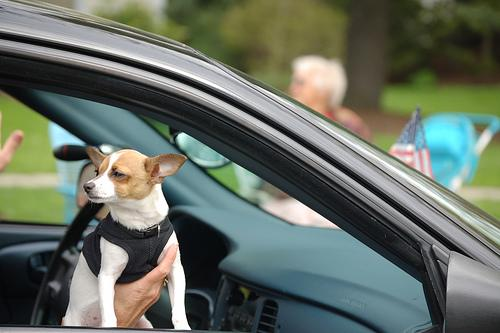
#> input picture images/Images/n02085620-Chihuahua/n02085620_1492.jpg, 500 x 333 px, found by its file name; its folder holds only this picture in this run
$ jupyter execute --allow-errors Module2_Colab.ipynb   (shell and % lines are left out)
#> lines starting #> are read from the running program, lines starting #| are printed output that depends on the picture
# 🐕 Module 2: Classical Feature-Based Vision

**50-Breed Subset | HOG + LBP + SIFT | SVM Classification**

[cell 1]
# ============ STEP 1: SETUP ============

import cv2
import numpy as np
import matplotlib.pyplot as plt
import seaborn as sns
import os
from google.colab import files, drive
from skimage.feature import hog, local_binary_pattern
from sklearn.svm import SVC
from sklearn.decomposition import PCA
from sklearn.preprocessing import StandardScaler, LabelEncoder
from sklearn.model_selection import train_test_split
from sklearn.metrics import accuracy_score, confusion_matrix, classification_report
from tqdm import tqdm
import warnings
warnings.filterwarnings('ignore')

print("✅ Step 1 Complete!")

[cell 2]
# ============ STEP 2: CHOOSE DATA SOURCE ============
USE_GOOGLE_DRIVE = True   # True = Google Drive, False = Manual upload

[cell 3]
# ============ STEP 2A: LOAD 50-BREED SUBSET FROM GOOGLE DRIVE ============
if USE_GOOGLE_DRIVE:
    drive.mount('/content/drive')
    DATASET_PATH = '/content/drive/MyDrive/CV-Project/images/Images'

    # === 50 BREEDS SUBSET (VERIFIED) ===
    SELECTED_50_BREEDS = [
        "Chihuahua", "Japanese_spaniel", "Maltese_dog", "Pomeranian", "toy_poodle",
        "Shih-Tzu", "papillon", "Yorkshire_terrier", "miniature_pinscher", "pug",
        "beagle", "basset", "cocker_spaniel", "Border_collie", "Shetland_sheepdog",
        "Australian_terrier", "Welsh_springer_spaniel", "English_springer", "Brittany_spaniel", "French_bulldog",
        "Boston_bull", "Staffordshire_bullterrier", "Pembroke", "Cardigan", "basenji",
        "golden_retriever", "Labrador_retriever", "German_shepherd", "Rottweiler", "Doberman",
        "boxer", "Great_Dane", "Saint_Bernard", "Siberian_husky", "malamute",
        "Samoyed", "collie", "Old_English_sheepdog", "Afghan_hound", "borzoi",
        "whippet", "chow", "Newfoundland", "Great_Pyrenees", "komondor",
        "Weimaraner", "vizsla", "Rhodesian_ridgeback", "bloodhound", "Irish_setter"
    ]

    # VERIFY: Exactly 50 breeds
    assert len(SELECTED_50_BREEDS) == 50, f"Expected 50, got {len(SELECTED_50_BREEDS)}"
    print(f"✅ Using 50-breed subset (verified: {len(SELECTED_50_BREEDS)} breeds)")

    images = []
    labels = []
    MAX_PER_BREED = 30

    folders = os.listdir(DATASET_PATH)
    breed_map = {f.split('-')[1]: f for f in folders if '-' in f}

    loaded_breeds = []
    for breed in tqdm(SELECTED_50_BREEDS, desc="Loading 50 breeds"):
        if breed not in breed_map:
            print(f"  ⚠️ Not found: {breed}")
            continue
        folder = os.path.join(DATASET_PATH, breed_map[breed])
        count = 0
        for f in os.listdir(folder)[:MAX_PER_BREED]:
            if f.endswith('.jpg'):
                img = cv2.imread(os.path.join(folder, f))
#> img is the input picture: shape (333, 500, 3); mean B, G, R 100.1, 111.5, 103.2
                if img is not None:
                    images.append(img)
                    labels.append(breed)
                    count += 1
        if count > 0:
            loaded_breeds.append(breed)

    print(f"\n✅ Loaded {len(images)} images from {len(loaded_breeds)}/50 breeds")

[cell 4]
# ============ STEP 2B: MANUAL UPLOAD (if not using Drive) ============
if not USE_GOOGLE_DRIVE:
    print("📤 Upload images: breedname_1.jpg, breedname_2.jpg")
    uploaded = files.upload()
    images, labels = [], []
    for filename, content in uploaded.items():
        breed = filename.rsplit('_', 1)[0].replace('-', '_').lower()
        img = cv2.imdecode(np.frombuffer(content, np.uint8), cv2.IMREAD_COLOR)
        if img is not None:
            images.append(img)
            labels.append(breed)
    print(f"✅ Loaded {len(images)} images")

[cell 5]
# ============ STEP 3: FEATURE VISUALIZATIONS ============
from skimage.feature import hog as hog_vis

sample_idx = [0, len(images)//3, 2*len(images)//3]

# --- HOG ---
fig, axes = plt.subplots(1, 3, figsize=(12, 4))
fig.suptitle("HOG (Shape Descriptor)", fontsize=12)
for i, idx in enumerate(sample_idx):
    gray = cv2.cvtColor(images[idx], cv2.COLOR_BGR2GRAY)
    resized = cv2.resize(gray, (128, 128))
    _, hog_img = hog_vis(resized, orientations=9, pixels_per_cell=(8,8), cells_per_block=(2,2), visualize=True)
    axes[i].imshow(hog_img, cmap='gray')
    axes[i].set_title(labels[idx][:12])
    axes[i].axis('off')
#> this loop made 3 passes
#> pass 1, `gray = cv2.cvtColor(images[idx], cv2.COLOR_BGR2GRAY)`:
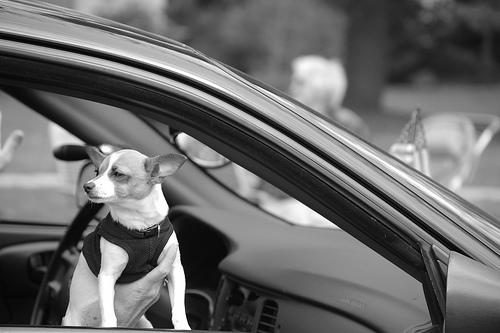
#> gray: shape (333, 500); min 0, max 255, mean 107.7
#> pass 1, `resized = cv2.resize(gray, (128, 128))`:
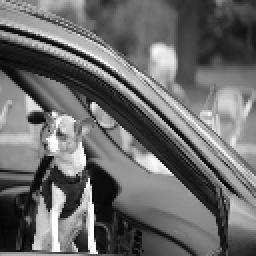
#> resized: shape (128, 128) (shown 2 times larger); min 1, max 255, mean 107.5
#> pass 1, `_, hog_img = hog_vis(resized, orientations=9, pixels_per_cell=(8,8), c..`:
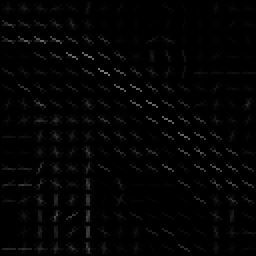
#> hog_img: shape (128, 128) float64 (shown 2 times larger); min 0, max 121.2, mean 3.8
#> after the loop:
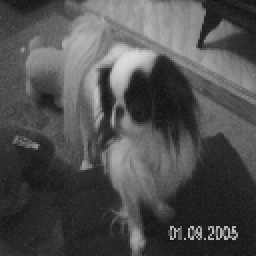
#> resized: shape (128, 128) (shown 2 times larger); min 18, max 219, mean 79.4
plt.tight_layout()
plt.show()
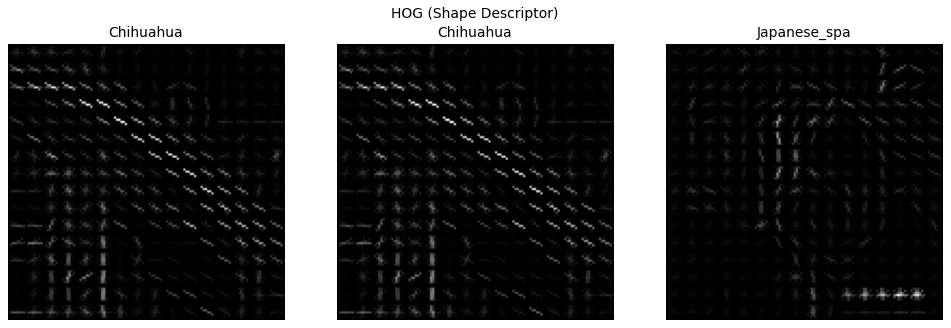
#> figure drawn by matplotlib, 3 panels

# --- SIFT ---
sift = cv2.SIFT_create(nfeatures=100)
fig, axes = plt.subplots(1, 3, figsize=(12, 4))
fig.suptitle("SIFT (Keypoints)", fontsize=12)
for i, idx in enumerate(sample_idx):
    gray = cv2.cvtColor(images[idx], cv2.COLOR_BGR2GRAY)
    kp, _ = sift.detectAndCompute(gray, None)
    img_kp = cv2.drawKeypoints(images[idx], kp, None, flags=cv2.DRAW_MATCHES_FLAGS_DRAW_RICH_KEYPOINTS)
    axes[i].imshow(cv2.cvtColor(img_kp, cv2.COLOR_BGR2RGB))
    axes[i].set_title(f"{labels[idx][:10]} ({len(kp)} kp)")
    axes[i].axis('off')
#> this loop made 3 passes
#> pass 3, `img_kp = cv2.drawKeypoints(images[idx], kp, None, flags=cv2.DRAW_MATCH..`:
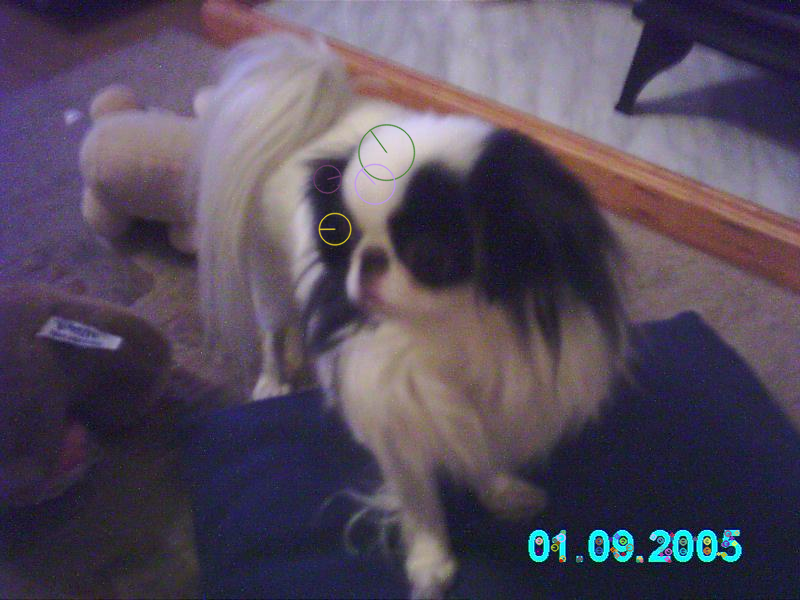
#> img_kp: shape (600, 800, 3); mean of channels 0, 1, 2 91.4, 74.8, 84.7; drawn as B, G, R
plt.tight_layout()
plt.show()
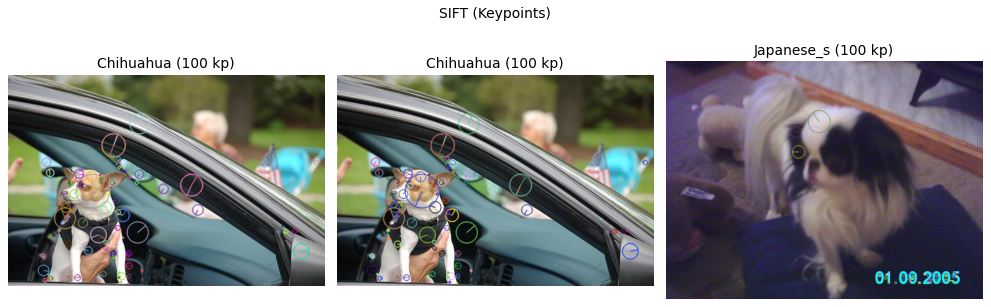
#> figure drawn by matplotlib, 3 panels

# --- LBP ---
fig, axes = plt.subplots(1, 3, figsize=(12, 4))
fig.suptitle("LBP (Texture Descriptor)", fontsize=12)
for i, idx in enumerate(sample_idx):
    gray = cv2.cvtColor(images[idx], cv2.COLOR_BGR2GRAY)
    resized = cv2.resize(gray, (128, 128))
    lbp = local_binary_pattern(resized, P=24, R=3, method='uniform')
    axes[i].imshow(lbp, cmap='jet')
    axes[i].set_title(labels[idx][:12])
    axes[i].axis('off')
#> this loop made 3 passes
#> pass 1, `lbp = local_binary_pattern(resized, P=24, R=3, method='uniform')`:
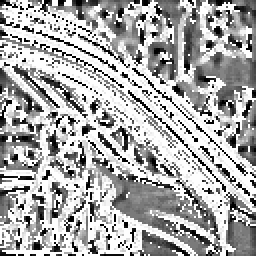
#> lbp: shape (128, 128) float64 (shown 2 times larger); min 0, max 25, mean 16.7; drawn with min black and max white
#> pass 3, `lbp = local_binary_pattern(resized, P=24, R=3, method='uniform')`:
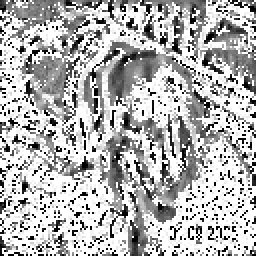
#> lbp: shape (128, 128) float64 (shown 2 times larger); min 0, max 25, mean 17.6; drawn with min black and max white
plt.tight_layout()
plt.show()

print("✅ Visualizations complete (showing 3 samples, processing all 50 breeds)")

[cell 6]
# ============ STEP 4: FEATURE EXTRACTION (ALL 50 BREEDS) ============

def extract_hog(image):
    gray = cv2.cvtColor(image, cv2.COLOR_BGR2GRAY)
    resized = cv2.resize(gray, (128, 128))
    return hog(resized, orientations=9, pixels_per_cell=(8,8), cells_per_block=(2,2), feature_vector=True)

def extract_lbp(image):
    gray = cv2.cvtColor(image, cv2.COLOR_BGR2GRAY)
    resized = cv2.resize(gray, (128, 128))
    lbp = local_binary_pattern(resized, 24, 3, method='uniform')
    h, w = resized.shape
#> h = 128; w = 128
    hist = []
    for r in [lbp[:h//2, :w//2], lbp[:h//2, w//2:], lbp[h//2:, :w//2], lbp[h//2:, w//2:]]:
        h_r, _ = np.histogram(r.ravel(), bins=26, range=(0, 26))
        hist.append(h_r.astype(np.float32) / (h_r.sum() + 1e-7))
    return np.concatenate(hist)

def extract_fused(image):
    h = extract_hog(image)
    return np.concatenate([h / (np.linalg.norm(h) + 1e-7), extract_lbp(image)])

print(f"Extracting features from {len(images)} images...")
X_hog = np.array([extract_hog(img) for img in tqdm(images, desc="HOG")])
X_lbp = np.array([extract_lbp(img) for img in tqdm(images, desc="LBP")])
X_fused = np.array([extract_fused(img) for img in tqdm(images, desc="Fused")])

le = LabelEncoder()
y = le.fit_transform(labels)

print(f"\n✅ Features: HOG={X_hog.shape[1]}, LBP={X_lbp.shape[1]}, Fused={X_fused.shape[1]}")
#| ✅ Features: HOG=8100, LBP=104, Fused=8204
print(f"✅ Classes: {len(le.classes_)} breeds")

[cell 7]
# ============ STEP 5: PCA VISUALIZATION ============

X_scaled = StandardScaler().fit_transform(X_fused)
pca = PCA(n_components=2)
X_2d = pca.fit_transform(X_scaled)

plt.figure(figsize=(12, 10))
for i, breed in enumerate(le.classes_[:20]):  # Show 20 for readability
    mask = y == i
    plt.scatter(X_2d[mask, 0], X_2d[mask, 1], label=breed[:12], alpha=0.6, s=30)
plt.xlabel(f"PC1 ({pca.explained_variance_ratio_[0]:.1%})")
plt.ylabel(f"PC2 ({pca.explained_variance_ratio_[1]:.1%})")
plt.title(f"PCA: Feature Space (showing 20/{len(le.classes_)} breeds)")
plt.legend(bbox_to_anchor=(1.05, 1), fontsize=7)
plt.tight_layout()
plt.show()
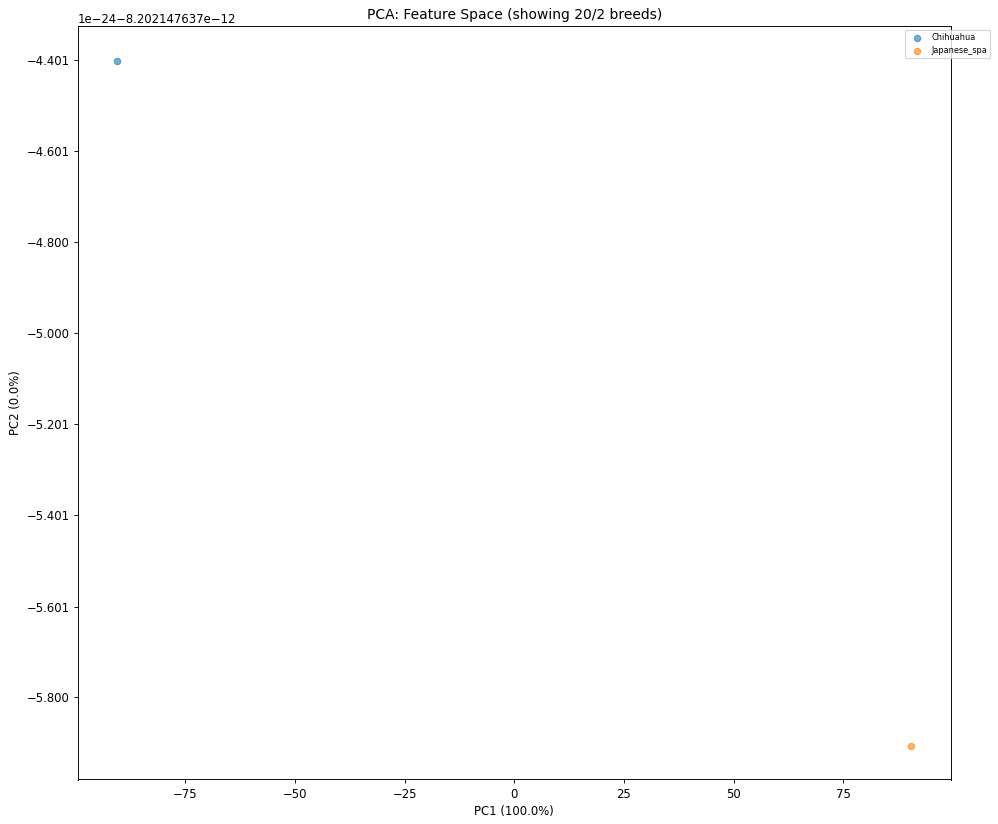
#> figure drawn by matplotlib, 1 panel
